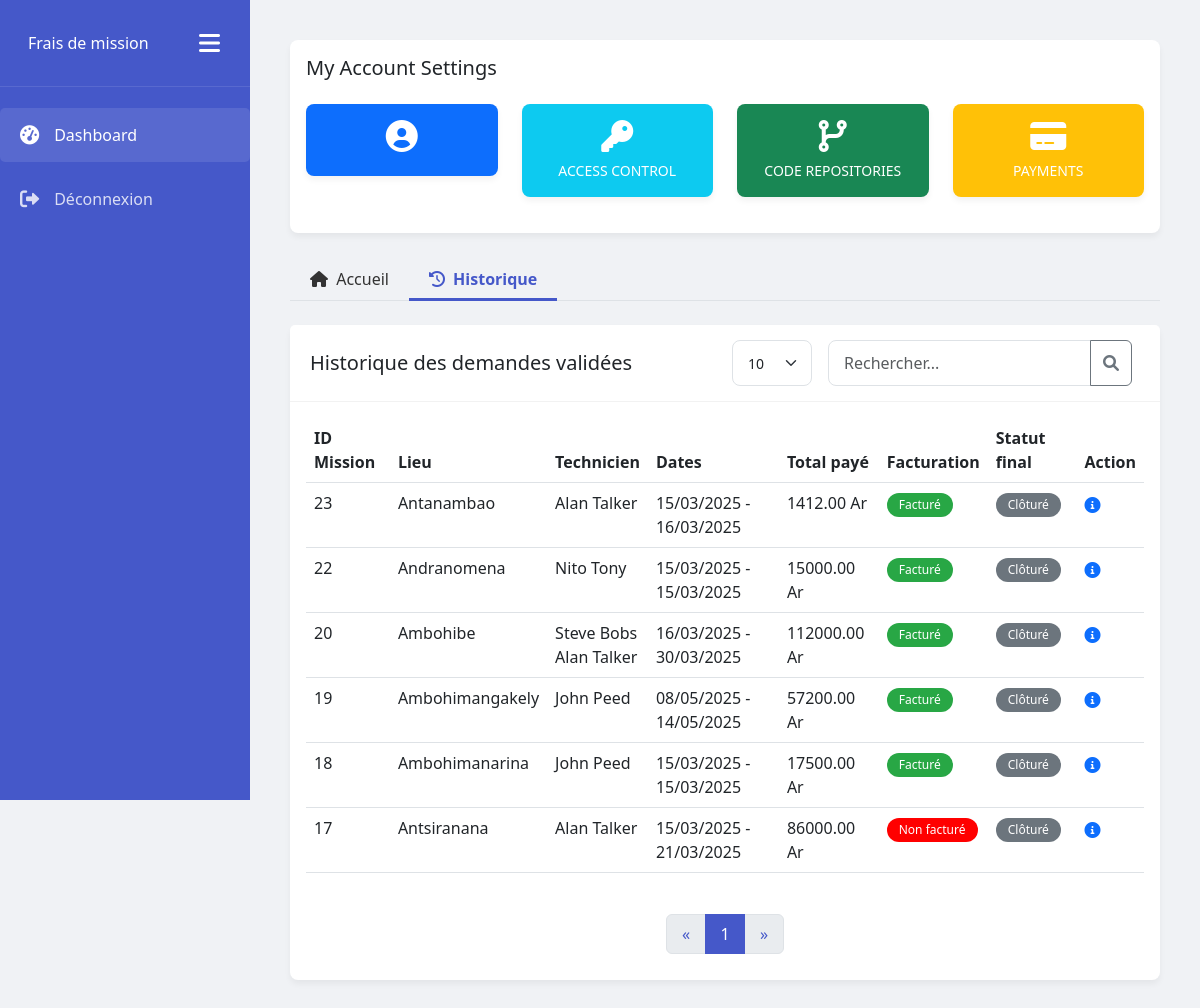
Before: /history/ with the older database file.
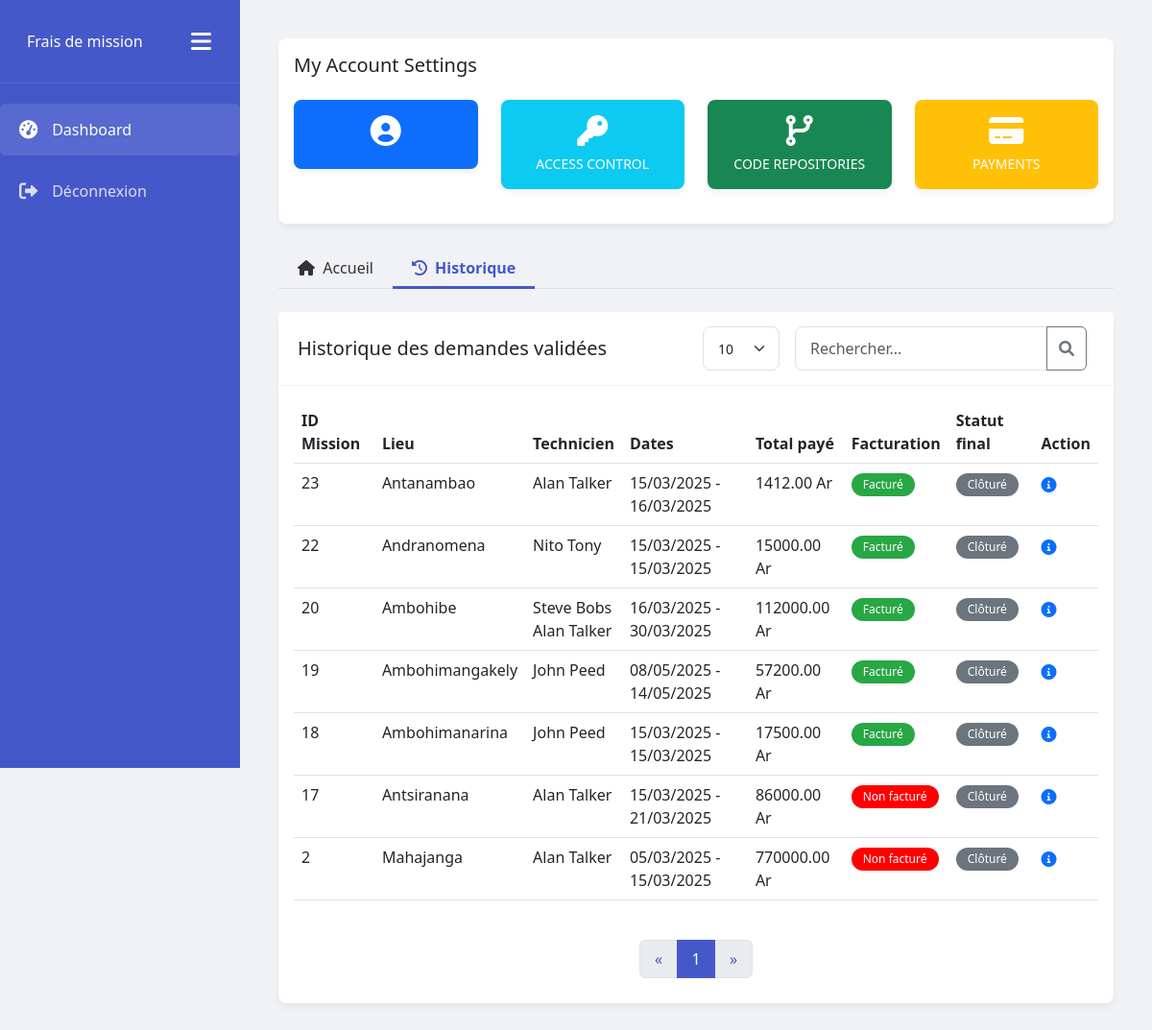
After: the same page with the newer database file.
### fdm_app/models.py (models this page shows, shortened)
class Mission(models.Model):
    techniciens = models.ManyToManyField(Technician, related_name="missions")
    mission_details = models.TextField(
        help_text='details de la mission',
        verbose_name='Mission Details'
    )
    start_date = models.DateField(
        help_text='date de debut de la mission',
        verbose_name='Start Date'
    )
    start_hour = models.TimeField(
        help_text='heure de debut de la mission',
        verbose_name='Start Hour'
    )
    end_date = models.DateField(
        help_text='date de fin de la mission',
        verbose_name='End Date'
    )
    end_hour = models.TimeField(
        help_text='heure de fin de la mission',
        verbose_name='End Hour'
    )
    location = models.CharField(
        max_length=50,
        help_text='lieu de la mission'
    )
    facturation = models.BooleanField(
        help_text='facturation de la mission, facturee ou non',
        verbose_name='Facturation'
    )
    STATUS_CHOICES = [
        ('NEW', 'New'),
        ('REFUSED', 'Refused'),
        ('VALIDATED', 'Validated'),
    ]
    status = models.CharField(
        max_length=10,
        choices=STATUS_CHOICES,
        default='NEW',
        verbose_name='Status',
        help_text='Statut de la mission'
    )
    refusal_reason = models.TextField(
        blank=True,
        null=True,
        verbose_name='Refusal Reason',
        help_text='Motif de refus de la mission'
    )

class Technician(models.Model):
    first_name = models.CharField(
        max_length=50,
        help_text='nom du technicien'
    )
    last_name = models.CharField(
        max_length=50,
        help_text='prenom du technicien'
    )

class Expense(models.Model):
    mission = models.ForeignKey(Mission, on_delete=models.CASCADE, related_name="depenses")
    hosting_days = models.IntegerField(
        help_text='nombre de jours de sejour',
        default=0.0,
    )
    overnight_rate = models.DecimalField(
        max_digits=10,
        decimal_places=2,
        default=0.00,
        help_text='tarif nuitée'
    )
    total_hosting = models.DecimalField(
        max_digits=10,
        decimal_places=2,
        help_text=' pris total de séjour',
        editable = False
    )
    meal_costs = models.DecimalField(
        max_digits=10,
        decimal_places=2,
        help_text='prix des repas',
    )
    total_meal_costs = models.DecimalField(
        max_digits=10,
        decimal_places=2,
        help_text='prix total des repas',
        editable = False,
        default=0.00,
    )
    transport = models.CharField(
        max_length=100,
        help_text='transport',
    )
    shipping_costs = models.DecimalField(
        max_digits=10,
        decimal_places=2,
        help_text='frais de transport',
    )
    various_expenses_details = models.CharField(
        max_length=100,
        help_text='divers frais',
    )
    various_expenses_price = models.DecimalField(
        max_digits=10,
        decimal_places=2,
        help_text='prix des divers frais',
    )
    total_expenses = models.DecimalField(
        max_digits=10,
        decimal_places=2,
        help_text='prix total des frais',
        editable = False,
        default=0.00,
    )

### fdm_app/views.py (the view)
# urls.py: path('history/',HistoryView.as_view(),name='history'),
class HistoryView(TemplateView):
    template_name = 'history.html'
    def get_context_data(self, **kwargs):
        context = super().get_context_data(**kwargs)
        validated_missions = Mission.objects.filter(status='VALIDATED').order_by('-id')
        search_query = self.request.GET.get('search', '')
        if search_query:
            validated_missions = MissionSearchUtils.filter_missions(validated_missions, search_query)
        missions = PaginationUtils.paginate_queryset(validated_missions, self.request)
        context['missions'] = missions
        context['active_tab'] = 'history'
        return context

### fdm_app/views.py (called while the page is built)
    @staticmethod
    def paginate_queryset(queryset, request, per_page_default=10):
        per_page = request.GET.get('per_page', per_page_default)
        try:
            per_page = int(per_page)
        except (ValueError, TypeError):
            per_page = per_page_default
        paginator = Paginator(queryset, per_page)
        page = request.GET.get('page', 1)
        try:
            paginated_queryset = paginator.page(page)
        except PageNotAnInteger:
            paginated_queryset = paginator.page(1)
        except EmptyPage:
            paginated_queryset = paginator.page(paginator.num_pages)
        return paginated_queryset

### fdm_app/templates/history.html (shortened to what the changed rows need)
{% extends 'base.html' %}
{% block content %}
<div class="main-content">
    <div class="card">
        <div class="card-body fade-in">
            <div class="table-responsive">
                <table class="table table-hover">
                    <thead>
                        <tr>
                            <th>ID Mission</th>
                            <th>Lieu</th>
                            <th>Technicien</th>
                            <th>Dates</th>
                            <th>Total payé</th>
                            <th>Facturation</th>
                            <th>Statut final</th>
                            <th>Action</th>
                        </tr>
                    </thead>
                    <tbody>
                    {% for mission in missions %}
                        <tr>
                            <td>{{ mission.id }}</td>
                            <td>{{ mission.location }}</td>
                            <td>
                            {% for technicien in mission.techniciens.all %}
                                {{ technicien.first_name }} {{ technicien.last_name }}<br>
                            {% empty %}
                                Aucun technicien
                            {% endfor %}
                            </td>
                            <td>
                                {{ mission.start_date|date:"d/m/Y" }} - {{ mission.end_date|date:"d/m/Y" }}
                            </td>
                            <td>
                            {% for expense in mission.depenses.all %}
                                {{ expense.total_expenses }} Ar
                            {% endfor %}
                            </td>
                            {% if mission.facturation %}
                                <td><span class="badge badge-billed" style="background-color:#28a745;">Facturé</span></td>
                            {% else %}
                                <td><span class="badge badge-not-billed" style="background-color:red;">Non facturé</span></td>
                            {% endif %}
                            <td><span class="badge badge-closed">Clôturé</span></td>
                            <td>
                                <button type="button" class="btn btn-link p-0 border-0"
                                    data-bs-toggle="modal"
                                    data-bs-target="#detailModal{{ mission.id }}">
                                    <i class="fas fa-info-circle details" title="Détails"></i>
                                </button>
                            </td>
                        </tr>
                    {% endfor %}
                    </tbody>
                </table>
            </div>
        <div class="pagination-container">
          <nav aria-label="Page navigation">
            <ul class="pagination">
              {% for num in missions.paginator.page_range %}
                {% if missions.number == num %}
                  <li class="page-item active">
                    <a class="page-link" href="?page={{ num }}{% if request.GET.search %}&search={{ request.GET.search }}{% endif %} ">
                      {{ num }}
                    </a>
                  </li>
                {% elif num > missions.number|add:'-3' and num < missions.number|add:'3' %}
                  <li class="page-item"><a class="page-link" href="?page={{ num }}{% if request.GET.search %}&search={{ request.GET.search }}{% endif %}">{{ num }}</a></li>
                {% endif %}
              {% endfor %}
            </ul>
          </nav>
        </div>
        </div>
    </div>
</div>
{% endblock %}

Changed rows visible on the page:
now on this page (row edited): Mission: id "2", location "Mahajanga", start_date "05/03/2025", end_date "15/03/2025", facturation "Non facturé", Technician (first_name "Alan", last_name "Talker")
now on this page (row unchanged): Expense: total_expenses "770000.00", shown under "2"
